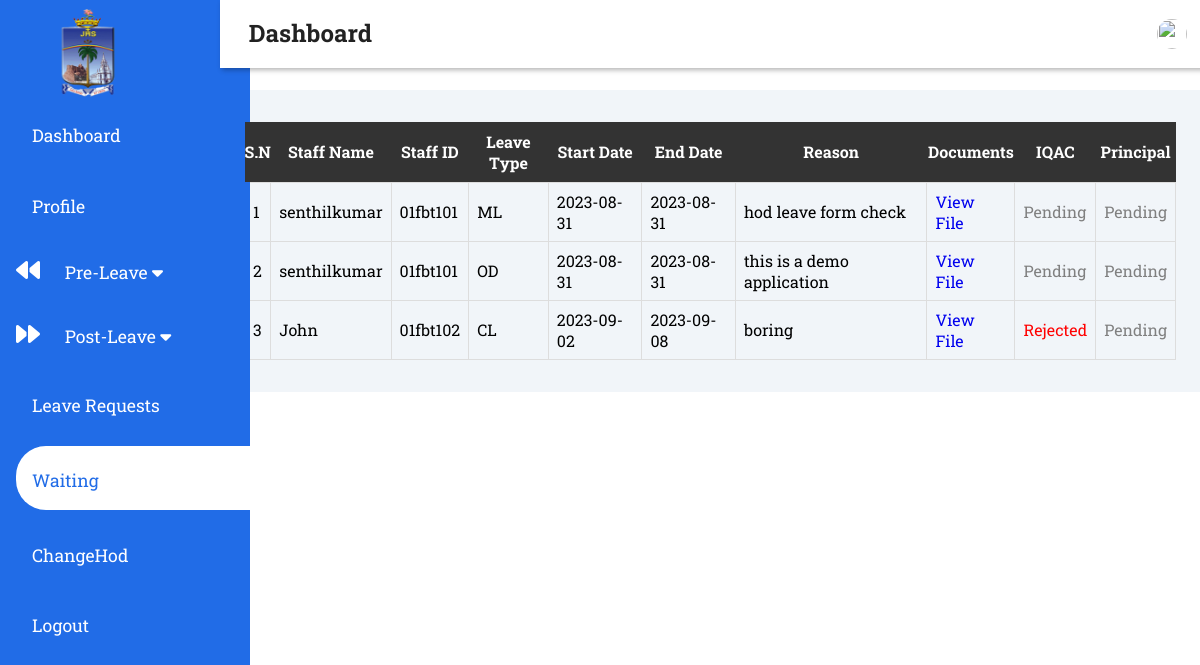
The page /HODs/WaitingForms.php (signed in) on the database its author committed.
### tables this page shows
CREATE TABLE `faculty1` (
  `application_id` int(11) NOT NULL,
  `name` varchar(30) NOT NULL,
  `id` varchar(30) NOT NULL,
  `department` varchar(30) NOT NULL,
  `LType` varchar(30) NOT NULL,
  `shift` int(1) NOT NULL,
  `start` date NOT NULL,
  `end` date NOT NULL,
  `ndays` int(30) NOT NULL,
  `reason` varchar(50) NOT NULL,
  `hod` int(10) NOT NULL DEFAULT 3,
  `H_feedback` varchar(100) NOT NULL,
  `aqict` int(10) NOT NULL DEFAULT 3,
  `IC_Feedback` varchar(100) NOT NULL,
  `principal` int(10) NOT NULL DEFAULT 3,
  `Pn_feedback` varchar(100) NOT NULL,
  `file` varchar(255) NOT NULL,
  `next_form` int(11) NOT NULL DEFAULT 3,
  `RegDate` timestamp NOT NULL DEFAULT current_timestamp(),
  `a_year` varchar(10) NOT NULL
);

### HODs/WaitingForms.php (the view, shortened to what this page needs)
<?php
if ($_SESSION['s_id'] && ($_SESSION['position'] == 'hod' || $_SESSION['position'] == 'hod_dep')) {
?>
    <!DOCTYPE html>
    <html>
    <head>
        <link rel="stylesheet" href="WaitingForms.css">
        <link rel="stylesheet" type="text/css" href="Hodsidebar.css">
    </head>
    <body>
        <?php include 'Hodsidebar.php' ?>
        <div class="main-content">
            <?php include 'header.php' ?>
            <main>
                <?php
                include("..//database/Databasedemo.php");
                $id = $_SESSION['s_id'];
                $sql = "SELECT department FROM faculty_details where s_id='$id'";
                $result = $conn->query($sql);
                $row = $result->fetch_assoc();
                $value = $row['department'];
                $sql = "SELECT * FROM faculty1 WHERE department='$value' and hod=1 and (aqict =3 or principal=3) ORDER BY application_id DESC";
                $result = mysqli_query($conn, $sql);
                if (mysqli_num_rows($result) > 0) {
                $html = '<div class="table-responsive">';
                $html .= '<table class="table table-striped table-bordered">';
                $html .= '<thead class="thead-dark">';
                $html .= '<tr>';
                $html .= '<th>S.N</th>';
                $html .= '<th>Staff Name</th>';
                $html .= '<th>Staff ID</th>';
                $html .= '<th>Leave Type</th>';
                $html .= '<th>Start Date</th>';
                $html .= '<th>End Date</th>';
                $html .= '<th>Reason</th>';
                $html .= '<th>Documents</th>';
                $html .= '<th>IQAC</th>';
                $html .= '<th>Principal</th>';
                $html .= '</tr>';
                $html .= '</thead>';
                $html .= '<tbody>';
                $serialNumber = 1;
                function getStatusString($input)
                {
                    if ($input == 1) {
                        return '<span class="status-approved">Approved</span>';
                    } elseif ($input == 0) {
                        return '<span class="status-rejected">Rejected</span>';
                    } else {
                        return '<span class="status-pending">Pending</span>';
                    }
                }
                while ($row = mysqli_fetch_assoc($result)) {
                    $html .= '<tr id="row_' . $row['application_id'] . '">';
                    $html .= '<td>' . $serialNumber . '</td>';
                    $html .= '<td>' . $row['name'] . '</td>';
                    $html .= '<td>' . $row['id'] . '</td>';
                    $html .= '<td>' . $row['LType'] . '</td>';
                    $html .= '<td>' . $row['start'] . '</td>';
                    $html .= '<td>' . $row['end'] . '</td>';
                    $html .= '<td>' . $row['reason'] . '</td>';
                    $html .= '<td>';
                    if (!empty($row['file'])) {
                        $html .= '<a href="' . $row['file'] . '" target="_blank">View File</a>';
                    } else {
                        $html .= 'No File Available';
                    }
                    $html .= '</td>';
                    $html .= '<td>';
                    $html .= getStatusString($row['aqict']);
                    $html .= '</td>';
                    $html .= '<td>';
                    $html .= getStatusString($row['principal']);
                    $html .= '</td>';
                    $html .= '</tr>';
                    $serialNumber++;
                }
                $html .= '</tbody>';
                $html .= '</table>';
                $html .= '</div>';
                echo $html;
            }
            else {
                echo '<div class="no-forms-message">';
                echo '<span class="icon">&#128712;</span>';
                echo '<p>No forms are waiting.</p>';
                echo '</div>';
            }
                ?>
            </main>
        </div>
    </body>
    </html>
<?php
} else {
    header("location:../Login/home.php");
}
?>

### HODs/WaitingForms.css (style rules this page uses)
.table { width: 100%; border-collapse: collapse; }
.table thead th { background-color: #333; color: #fff; font-weight: bold; position: sticky; top: 11%; height: 60px; z-index: 999; }
.table tbody td { border: 1px solid #ddd; padding: 8px; }
.status-rejected { color: red; }
.status-pending { color: grey; }

### HODs/Hodsidebar.css (style rules this page uses)
:root { --main-color:#293145; --color-dark:#5c6968; --text-grey:#8390a2; --difrent:#b5afaf; }
* { padding: 0; margin: 0; box-sizing: border-box; list-style: none; text-decoration: none; font-family: 'Roboto Slab', serif; }
.main-content { transition: margin-left 300ms; margin-left: 220px; }
.main-content { margin-left: 220px; }
main { margin-top: 90px; padding: 2rem 1.5rem; background:#f1f5f9; min-height: calc(100vh-90px); }

### Staff/sidebar.css (style rules this page uses)
:root { --main-color:#216ce7; --color-dark:#5c6968; --text-grey:rgb(47, 46, 46); --difrent:#b5afaf; }
* { padding: 0; margin: 0; box-sizing: border-box; list-style: none; text-decoration: none; font-family: 'Roboto Slab', serif; }
.main-content { transition: margin-left 300ms; margin-left: 220px; }
.main-content { margin-left: 220px; }
main { margin-top: 90px; padding: 2rem 1.5rem; background:#f1f5f9; min-height: calc(100vh-90px); }

### rows shown on the page
faculty1: name "senthilkumar", id "01fbt101", LType "ML", start "2023-08-31", end "2023-08-31", reason "hod leave form check", aqict "Pending Pending"
faculty1: name "senthilkumar", id "01fbt101", LType "OD", start "2023-08-31", end "2023-08-31", reason "this is a demo application", aqict "Pending Pending"
faculty1: name "John", id "01fbt102", LType "CL", start "2023-09-02", end "2023-09-08", reason "boring", aqict "Rejected", principal "Pending"
